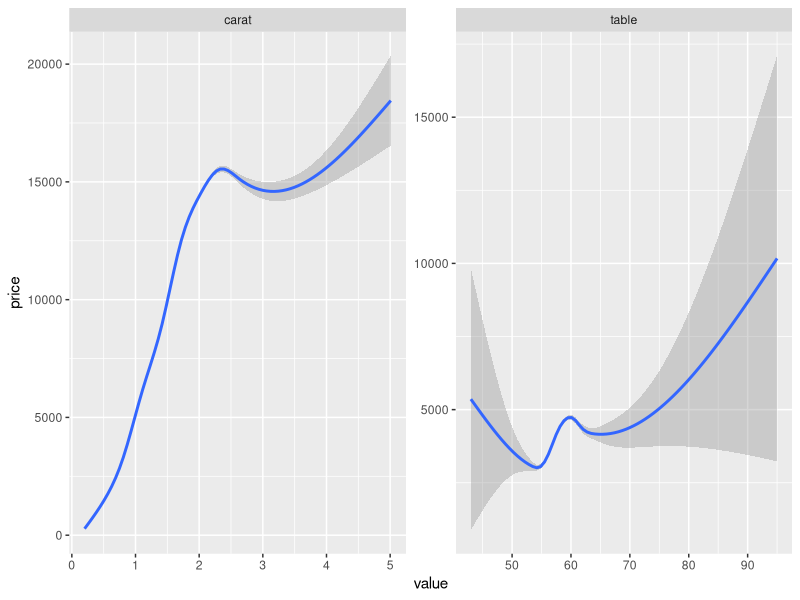
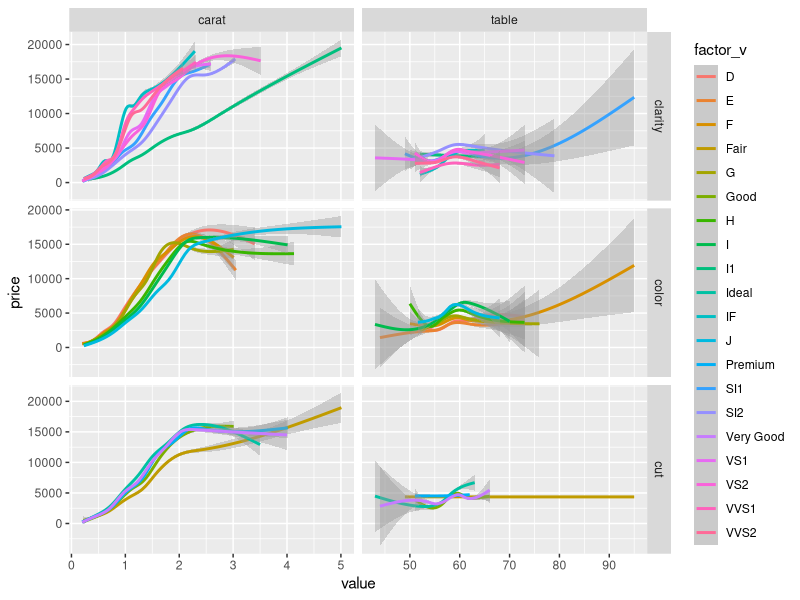
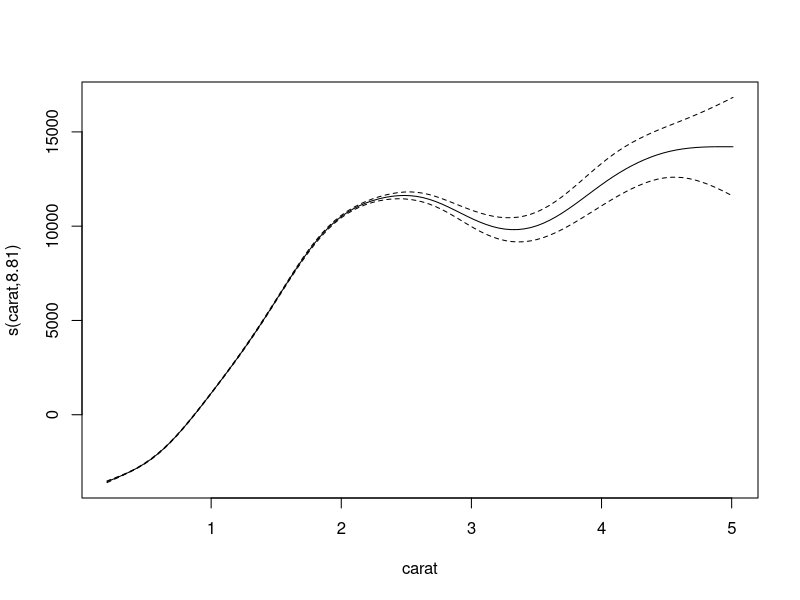
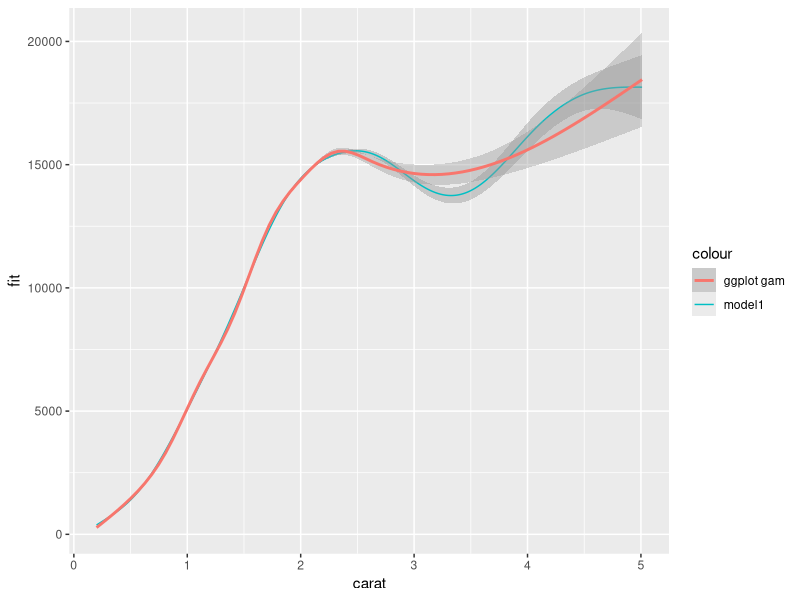
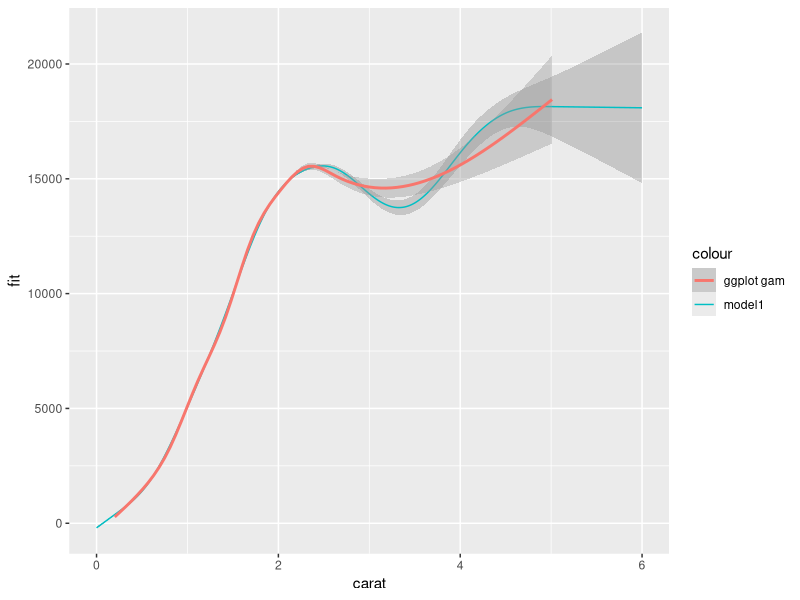
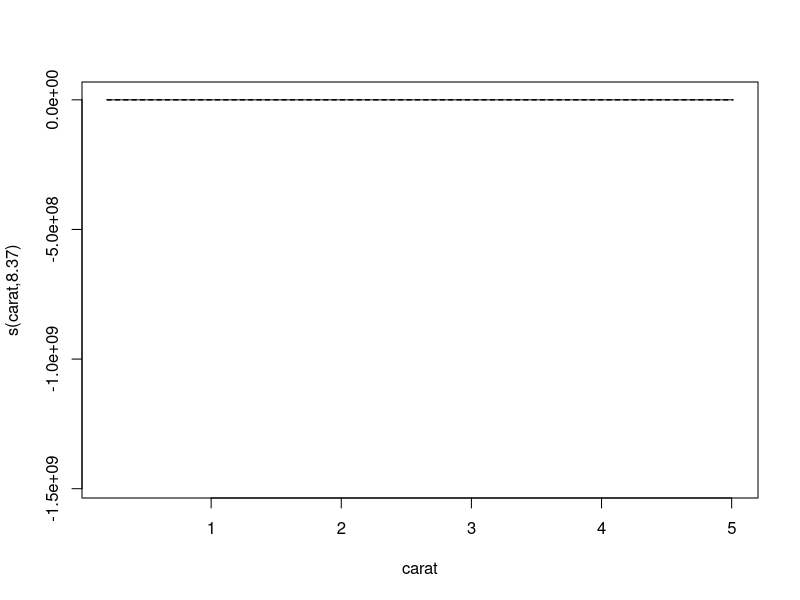
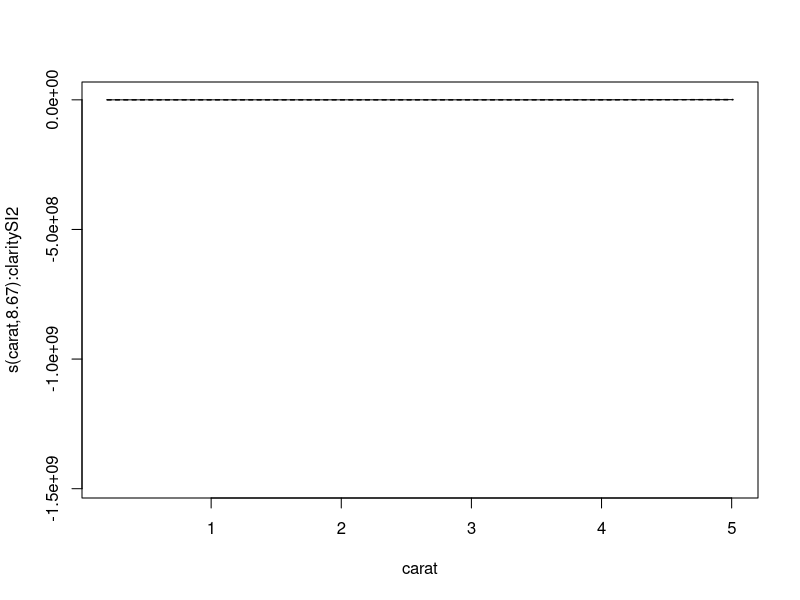
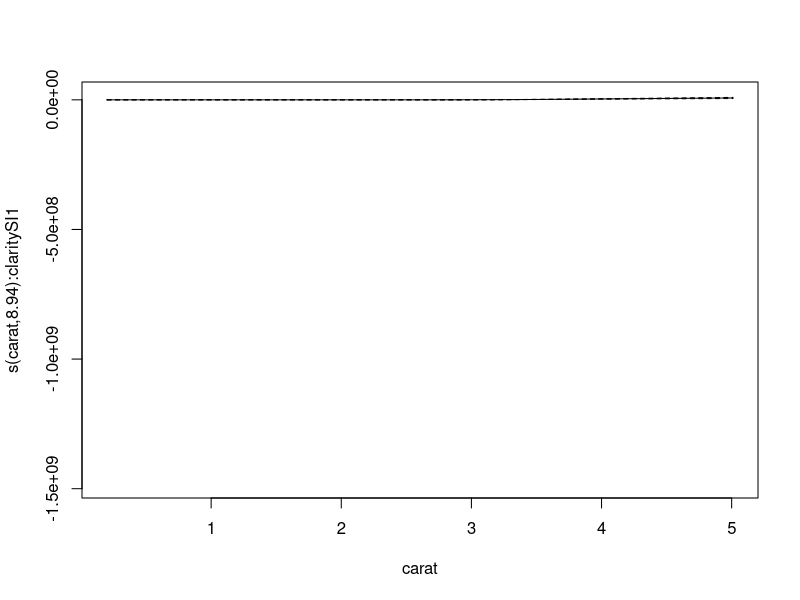

Generate these figures, in order, with R:
## ---- chunk 1

## ---- chunk 2
library(tidyverse)

diamonds %>% 
  gather(variable, value, carat,table) %>% 
  ggplot(aes(x=value, y=price)) +
  geom_smooth() +
  facet_wrap(~variable, scales = "free")
## ---- chunk 3
diamonds %>% 
  gather(variable, value, carat, table) %>% 
  gather(factor_g , factor_v, cut, color, clarity) %>% 
  ggplot(aes(x=value, y=price)) +
  geom_smooth(aes(group=factor_v, colour=factor_v)) +
  facet_grid(factor_g~variable, scales = "free")
## ---- chunk 4
library(mgcv)
library(broom)

model1 <- gam(price ~ s(carat), data=diamonds)
broom::tidy(model1)
## ---- chunk 5
plot(model1)
## ---- chunk 6
tibble(
  carat = seq(from=min(diamonds$carat), 
              to=max(diamonds$carat), 
              length.out = 1000)
) %>% 
  bind_cols(as_tibble(
    predict(model1, newdata = ., se.fit=TRUE)
  )) %>% 
  
  ggplot(aes(x=carat, y=fit)) +
  geom_ribbon(aes(ymin=fit-se.fit, ymax=fit+se.fit),
              alpha=.2) +
  geom_line(aes(colour = "model1")) +
  geom_smooth(data = diamonds, aes(y=price, colour="ggplot gam"))

## ---- chunk 7
tibble(
  carat = seq(from=0, 
              to=6, 
              length.out = 1000)
) %>% 
  bind_cols(as_tibble(
    predict(model1, newdata = ., se.fit=TRUE)
  )) %>% 
  
  ggplot(aes(x=carat, y=fit)) +
  geom_ribbon(aes(ymin=fit-se.fit, ymax=fit+se.fit),
              alpha=.2) +
  geom_line(aes(colour = "model1")) +
  geom_smooth(data = diamonds, aes(y=price, colour="ggplot gam"))

## ---- chunk 8
model2 <- gam(price ~ s(carat) + s(carat, by=clarity) + clarity, data=diamonds)
broom::tidy(model2)
## ---- chunk 9
broom::tidy(model2) %>% 
  bind_rows(
    broom::tidy(model2, parametric = TRUE)
  )
## ---- chunk 10
plot(model2)
## ---- chunk 11
pred_data <- expand_grid(
  carat = seq(from=min(diamonds$carat), 
              to=max(diamonds$carat), 
              length.out = 1000),
  clarity = levels(diamonds$clarity)
)
dim(pred_data)
## ---- chunk 12
pred_data <- pred_data %>% 
  predict(model2, 
          newdata = ., 
          se=TRUE) %>% 
  as_tibble() %>% 
  cbind(pred_data)


pred_data %>% 
  ggplot(aes(x=carat, y=fit, colour = clarity)) +
  geom_ribbon(aes(ymin=fit-se.fit, ymax=fit+se.fit),
              alpha=.2) +
  geom_line() +
  geom_smooth(data = diamonds, aes(y=price, colour="ggplot gam")) +
  facet_wrap(~clarity)

## ---- chunk 13
pred_data %>% 
  ggplot(aes(x=carat, y=fit, colour = clarity)) +
  geom_ribbon(aes(ymin=fit-se.fit, ymax=fit+se.fit),
              alpha=.2) +
  geom_line() +
  geom_smooth(data = diamonds, aes(y=price, colour="ggplot gam")) +
  facet_wrap(~clarity, scales="free_y")
## ---- chunk 14
model3 <- gam(price ~ s(carat) + s(table) + ti(carat, table), 
              data = diamonds)
broom::tidy(model3)
## ---- chunk 15
plot(model3)
## ---- chunk 16
carat_pred <- tibble(
  carat = seq(from=min(diamonds$carat), 
              to=max(diamonds$carat), 
              length.out = 1000),
  table = 0
)

carat_pred <- predict(model3, newdata = carat_pred, 
                      se.fit = TRUE, terms = "s(carat)") %>%  
  as_tibble() %>% 
  cbind(carat_pred)

ggplot(carat_pred, aes(x=carat, y=fit)) +
  geom_ribbon(alpha=.3,
              aes(ymin=fit-se.fit,
                  ymax = fit+se.fit)) +
  geom_line()
## ---- chunk 17
table_pred <- tibble(
  carat = 0,
  table = seq(from=min(diamonds$table), 
              to=max(diamonds$table), 
              length.out = 1000)
)

table_pred <- predict(model3, newdata = table_pred, 
                      se.fit = TRUE, terms = "s(table)") %>%  
  as_tibble() %>% 
  cbind(table_pred)

ggplot(table_pred, aes(x=table, y=fit)) +
  geom_ribbon(alpha=.3,
              aes(ymin=fit-se.fit,
                  ymax = fit+se.fit)) +
  geom_line()
## ---- chunk 18
ct_int_pred <- expand_grid(
  carat = seq(from=min(diamonds$carat), 
              to=max(diamonds$carat), 
              length.out = 100),
  table = seq(from=min(diamonds$table), 
              to=max(diamonds$table), 
              length.out = 100)
)

ct_int_pred <- predict(model3, newdata = ct_int_pred, 
                      se.fit = TRUE) %>%  
  as_tibble() %>% 
  cbind(ct_int_pred)

dim(ct_int_pred)
## ---- chunk 19
ggplot(ct_int_pred, aes(x=carat, y=table)) + 
  geom_tile(aes(fill = fit)) +
  geom_contour(aes(z = fit), colour = "white")
